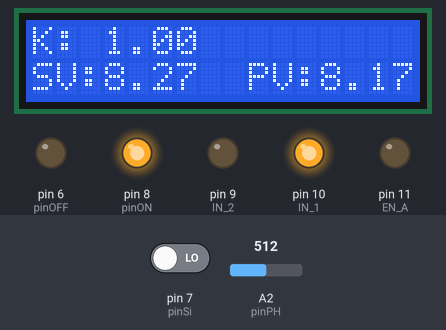
The sketch below on a simulated Arduino Uno, built with avr-gcc and run on an emulated ATmega328P. On the bench: 16×2 character LCD, output pins drawn as LEDs (lit = HIGH). Inputs (shaded band) come from the test bench; at power-on: A2 (pinPH) = 512, pin 7 (pinSi) LOW. What the sketch prints to the serial monitor is not drawn.

Above: at 1.3 s.
1.4 s: A2 (pinPH) set to 607
At 2.2 s:
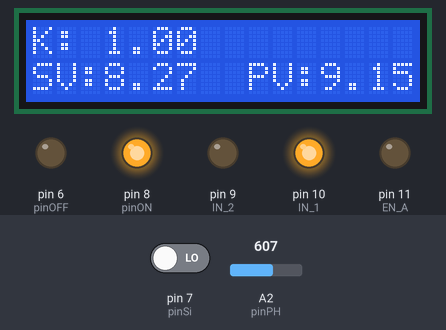
3.0 s: A2 (pinPH) set to 632
At 3.5 s:
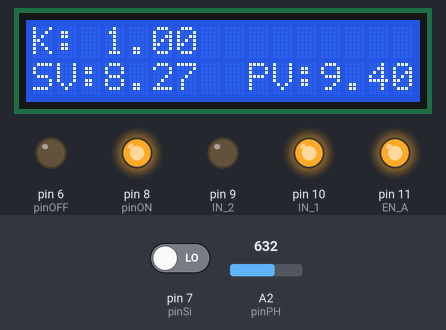
4.6 s: pin 7 (pinSi) driven HIGH
At 6.0 s:
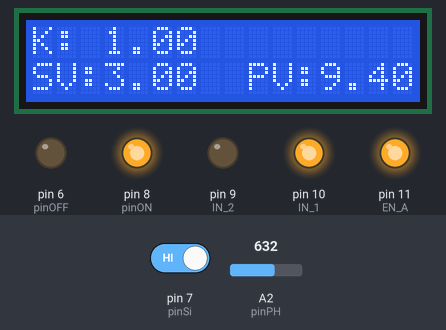
6.3 s: A2 (pinPH) set to 716
At 7.5 s:
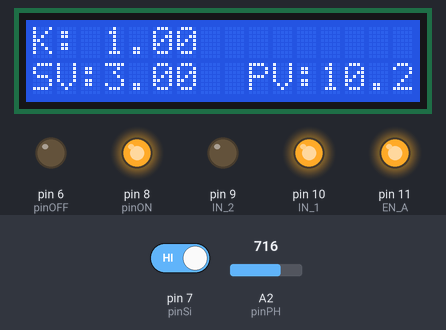
7.9 s: pin 7 (pinSi) driven LOW
At 9.3 s:
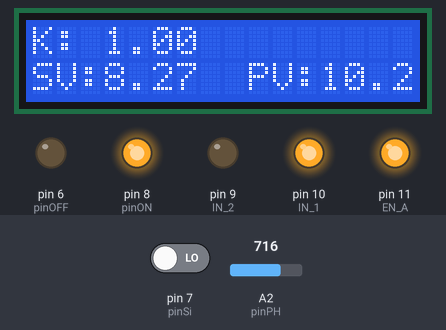
Timing chart, 0 to 10.5 s (numbered marks = the images above; inputs shaded):
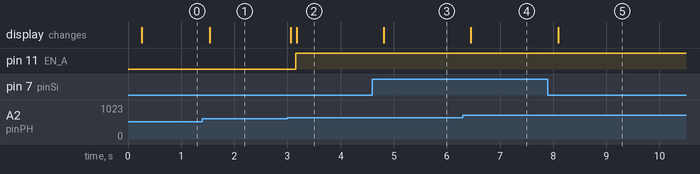

Measured:
- the behaviour switches between 619 and 620 on A2 (pinPH) (found by bisection; images 1 and 2)
- after the input at 1.4 s, the display: changes after 0.14 s (image 1)
- after the input at 3.0 s, pin 11 (EN_A): LOW → HIGH after 0.16 s; the display: first changes after 0.06 s (image 2 shows a later state)
- after the input at 4.6 s, the display: changes after 0.21 s (image 3)
- after the input at 6.3 s, the display: changes after 0.15 s (image 4)
- after the input at 7.9 s, the display: changes after 0.20 s (image 5)

The sketch:

B500_Desain_ZN1CL.ino
```cpp
//ID Program
/*
 * Nama   : Devandri Suherman
 * NIM    : 191354007
 * Matkul : Sistem Kendali Digital
 * Judul  : Proyek Mandiri -
 *          Program Perancangan/Desain ZN1CL
 * Tanggal: Sabtu, 18 Desember 2021
 */

//[1]
//1a. Deklarasi Untuk Perhitungan pH
      const int pinPH = A2;
      int nilaiSensor = 0;
      unsigned long int rataADCPH;
      int bufADCPH[10], temp;

//1b. Deklarasi untuk driver pompa
      #define EN_A 11
      #define IN_1 10
      #define IN_2 9

//1c. Deklarasi pin untuk switch
      #define pinON 8
      #define pinSi 7 //pin input switch
      #define pinOFF 6

//1a. Deklarasi Variabel
      float SV, PV, MV; // mendefinisikan variabel RC,fc,a,SV,dan PV sebagai float
      int start ;

//1.b Deklarasi perhitungan P-control
      float Kp, e, P ;

//1.c deklarasi variabel time sampling
      unsigned long t ;
      double t_1,Ts ;

//1.d Deklarasi untuk plotting
      float interval_elapsed, interval_limit ;

//1.e Deklarasi LCD I2C
      #include <Wire.h>
      #include <LiquidCrystal_I2C.h>
      LiquidCrystal_I2C lcd(0x27, 16, 2);

void setup() {
//[2]. Setup
//2a. Setup untuk Sistem
      Serial.begin(9600);

//2b. setup pin yang dipakai
      //pin driver pompa
      pinMode(EN_A, OUTPUT);
      pinMode(IN_1, OUTPUT);
      pinMode(IN_2, OUTPUT);

      //pin untuk saklar
      pinMode(pinON,OUTPUT);
      pinMode(pinSi, INPUT );
      pinMode(pinOFF, OUTPUT);

//2c. Setup awal driver
      digitalWrite(IN_1,HIGH);
      digitalWrite(IN_2,LOW);

//2d. setting utnuk mengatur durasi tampilan
      interval_elapsed = 0; // besarnya interval yang sdh dilewati
      interval_limit = 0.01 ; //setiap berapa lama data akan ditampilkan (dalam detik)

//2e. setup untuk sistem start, parameter Kp
      digitalWrite(pinON,HIGH);// sinyal dari pin ini akan dipakai untuk logika 1 di pin start
      digitalWrite(pinOFF,LOW);//akan dipakai sbg titik nol/gnd
      digitalWrite(EN_A,0);
      Kp = 1 ;

//2.f Mengset, besaran dan satuan di LCD
      lcd.init(); //Menginit LCD
      lcd.begin(16,2);
      lcd.backlight(); //Menyalakan backlight LCD
      lcd.setCursor(0,0);
      lcd.print("K: ");
      lcd.setCursor(0,1);
      lcd.print("SV:");
      lcd.setCursor(9,1);
      lcd.print("PV:");
}


void loop() {
///[3]
//3a. Membaca nilai SV
      start = digitalRead(pinSi);//membaca apakah pd posisi 1 atau 0
        if (start ==1){
          SV = 3.00;
        }
        else if (start == 0){
          SV = 8.27 ;
          }

//3b. Membaca PV (Sensor pH)
        for(int i = 0; i<10; i++){
          bufADCPH[i] = analogRead(pinPH);
          delay(10);
        }

        for (int i = 0; i<9; i++){
          for(int j=i+1;j<10;j++){
            if (bufADCPH[i]>bufADCPH[j]){
              temp =bufADCPH[i];
              bufADCPH[i] = bufADCPH[j];
              bufADCPH[j] = temp;
            }
          }
        }
        rataADCPH=0;
        for(int i = 2; i<8; i++){
          rataADCPH+=bufADCPH[i];
        }
        float teganganPH = (float)rataADCPH*5.0/1024/6;
        float nilaipH = 2.101628 * teganganPH + 2.917;
        PV = nilaipH;


//3c. Hitung error
      float e = PV - SV;
//3d. Menghing Kp
      P = Kp * e;
      MV = P ;
;
//[4]
//4a. Membatasi keluaran MV agar tidak lebih dari spesifikasi
        if (MV> 255){
          MV = 255;}
        else if(MV<0){
         MV=0;}
        else{
          MV = MV;
          }
//4b.  Menuliskan MV ke pin out
        digitalWrite(EN_A, MV);
// [5]
//5a. Menghitung Ts
        t_1 = t;
        t = millis();
        Ts =(t - t_1)/1000;

//5b. Menghitung waktu elapsed untuk menentukan kapan nilai di display
        interval_elapsed= interval_elapsed +Ts;
//[6] Cek hasil penjumlahan Ts akan di cek apakah sudah sama/ lebih dari batas interval
        if (interval_elapsed >= interval_limit){
//[7]
//7a. Menampilkan Display plotter
        Serial.print(0);
        Serial.print(" ");
        Serial.print(12);
        Serial.print(" ");
        Serial.print(SV);
        Serial.print(" ");
        Serial.println(PV);

        lcd.setCursor(3,0);
        lcd.print(Kp);
        lcd.setCursor(3,1);
        lcd.print(SV);
        lcd.setCursor(12,1);
        lcd.print(nilaipH);

//7b. Mereset nilai IE
        interval_elapsed =0;}
       // setelah ditampilkan agar perhitungan di ulang dari nol lagi
        else{
          interval_elapsed = interval_elapsed;
         }
}
```
